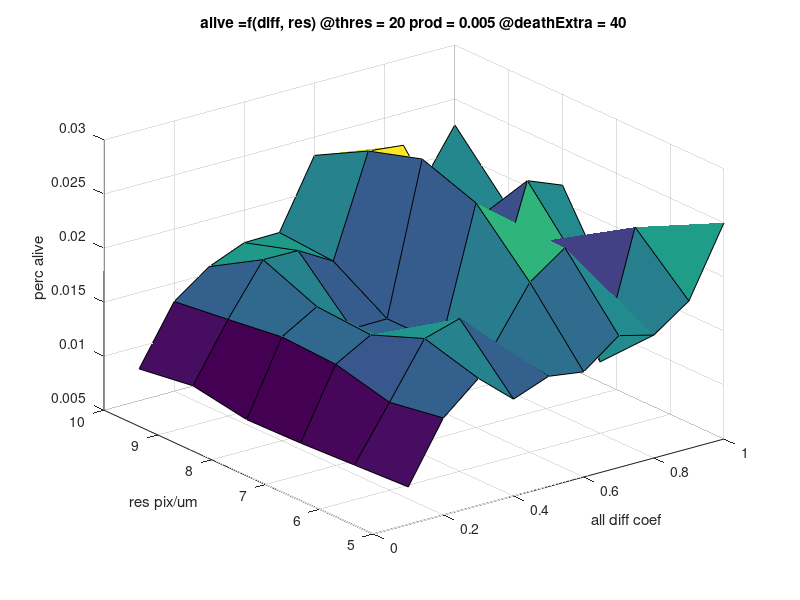

The MATLAB source for this figure:
z = [
0.00847405
0.008214389
0.007952238
0.007828519
0.00867399
0.007946248
0.013972763
0.013136644
0.014360992
0.014604305
0.013933516
0.013302345
0.016760214
0.018155414
0.016204056
0.016527034
0.018581865
0.015652476
0.013962535
0.019129882
0.01405601
0.01359972
0.018544669
0.016990193
0.015197118
0.015892496
0.013638182
0.013646908
0.016691886
0.017047553
0.014729303
0.020727254
0.025773741
0.02754909
0.025999084
0.023305425
0.017199114
0.023039304
0.02159806
0.018988718
0.025651511
0.016587431
0.016375068
0.011600493
0.020526406
0.012514753
0.013466007
0.01085401
0.018649652
0.02318764
0.017115852
0.022908722
0.016840993
0.017641941
0.025004761
0.019848234
0.013023788
0.021613488
0.017222632
0.022608469


];

xdimsize = 10;
ydimsize = 6;

x = linspace(0.1, 1,xdimsize);
y = linspace(5, 10, ydimsize);
[X,Y]=meshgrid(x,y);
Z = reshape(z, [ydimsize xdimsize]);
figure; surf(X, Y , Z);
xlabel('all diff coef'); ylabel('res pix/um'); zlabel('perc alive');
title('alive =f(diff, res) @thres = 20 prod = 0.005 @deathExtra = 40');